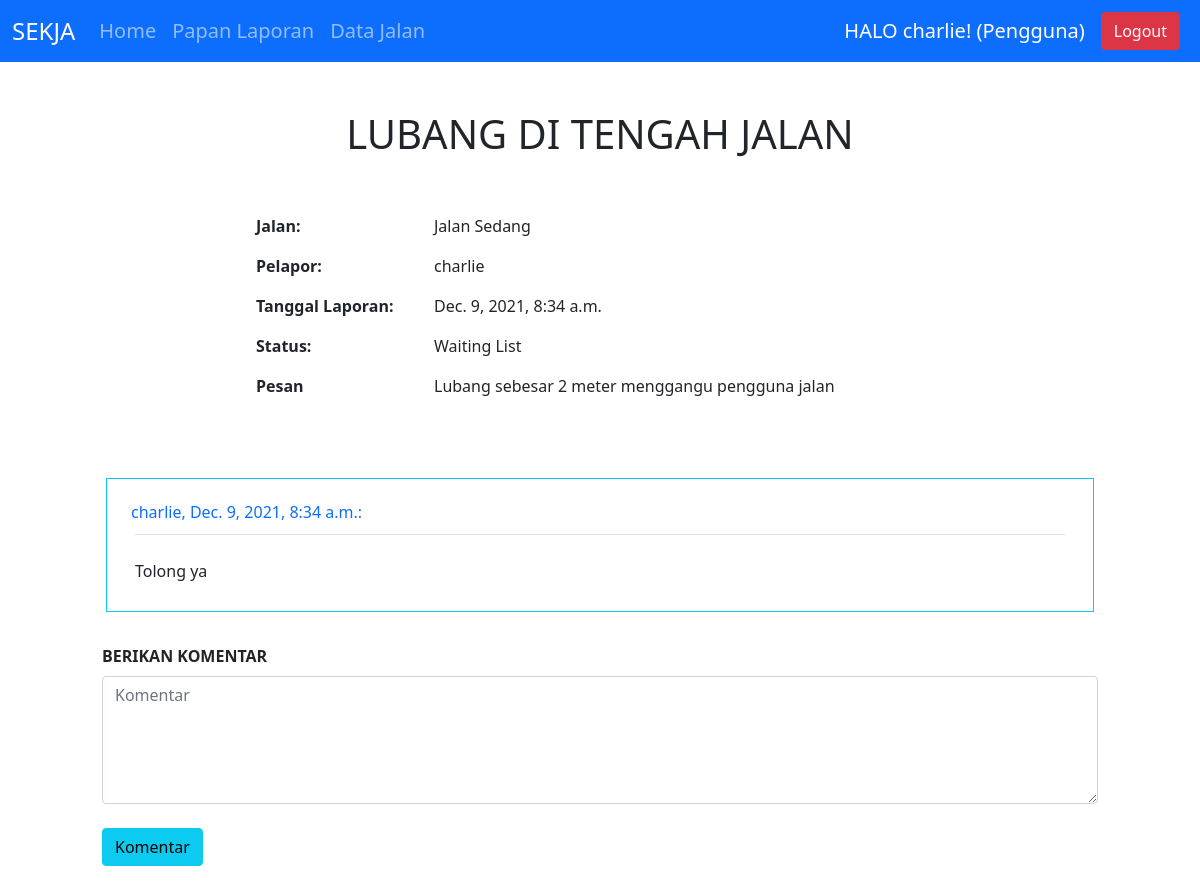
Page /laporan/11 (signed in) on the earlier database version.
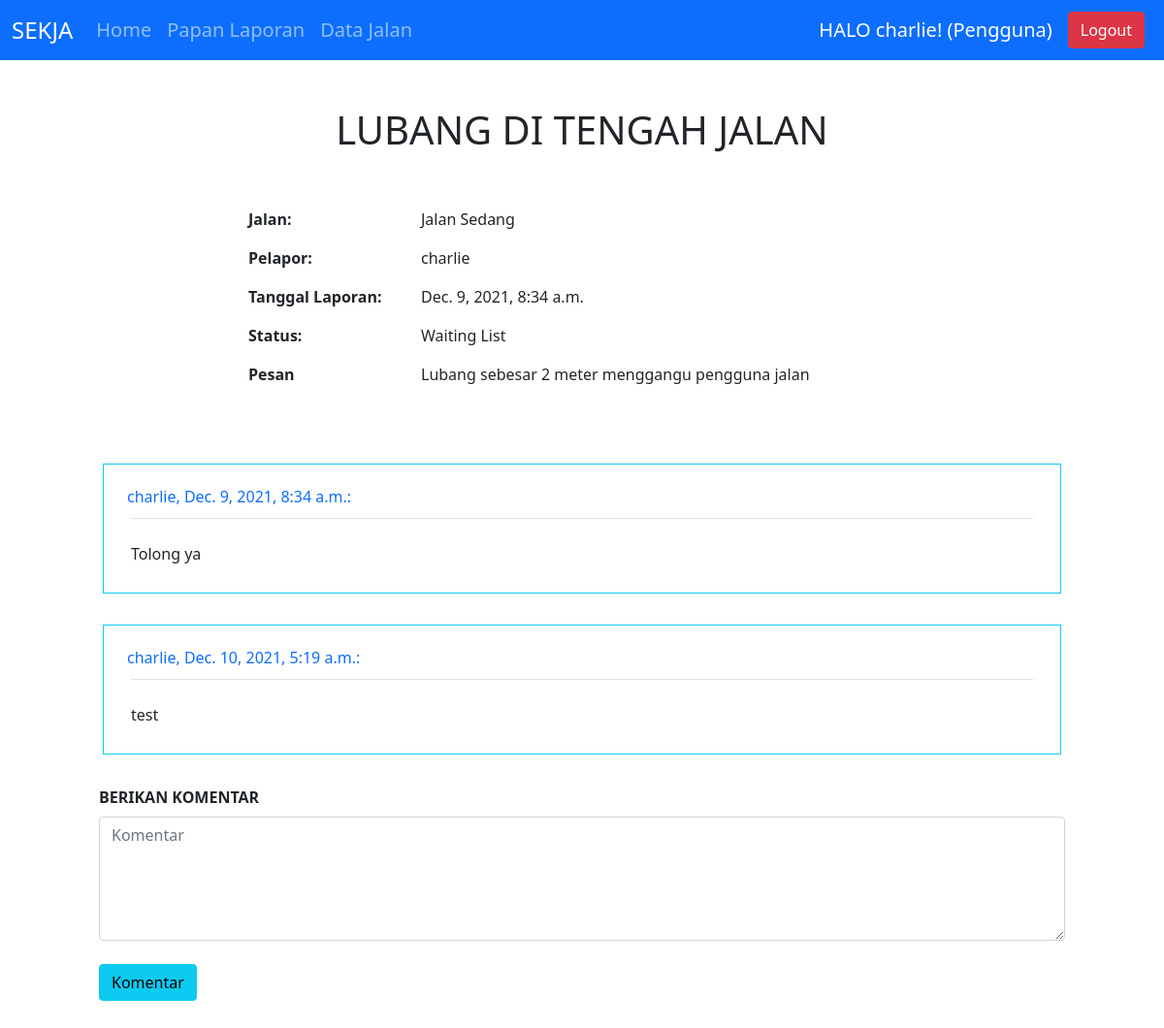
Same page on the later database version.
### sekja/models.py (models this page shows, shortened)
class User(AbstractBaseUser, PermissionsMixin):
   no_KK = models.CharField(max_length=16, unique=True)
   email = models.EmailField(max_length=254, unique=True)
   name = models.CharField(max_length=254, null=False, blank=False)
   is_staff = models.BooleanField(default=False)
   is_superuser = models.BooleanField(default=False)
   is_active = models.BooleanField(default=True)
   last_login = models.DateTimeField(null=True, blank=True)
   date_joined = models.DateTimeField(auto_now_add=True)
   ROLES = (
     (1, 'Admin'),
     (2, 'Pengguna')
    )
   status = models.PositiveSmallIntegerField(blank=False, choices=ROLES, default=2)
   USERNAME_FIELD = 'no_KK' # The name of the field that will serve as unique identifier (which will be the email field for us --> dari source)
   EMAIL_FIELD = 'email' # The name of the field that will be returned when get_email_field_name() is called on a User instance
   REQUIRED_FIELDS = ['email', 'name'] # Required fields besides the password and USERNAME_FIELD when signing up.
   objects = UserManager()
   def __str__(self):
      return f"{self.name}"

class Laporan(models.Model):
   user = models.ForeignKey(User, on_delete=models.CASCADE, related_name="membuat_laporan")
   jalan = models.ForeignKey(Jalan, on_delete=models.CASCADE, related_name="dilaporkan_dalam")
   judul = models.CharField(max_length=32, default="Tanpa Judul", blank=False, null=False)
   tanggal_laporan = models.DateTimeField(auto_now_add=True, null=False)
   LEVEL_STATUS = (
      ('W', 'Waiting List'),
      ('P', 'On Progress'),
      ('S', 'Selesai')
   )
   status = models.CharField(max_length=15, choices=LEVEL_STATUS, default='W', blank=False)
   pesan = models.CharField(max_length=512)

class Jalan(models.Model):
   nama_jalan = models.CharField(max_length=60, null=True)
   LEVEL_TIPE_JALAN = (
      ('V', 'Kelas V'),
      ('IV', 'Kelas IV'),
      ('III', 'Kelas III'),
      ('II', 'Kelas II'),
      ('I', 'Kelas I'),
   )
   tipe_jalan = models.CharField(max_length=10, choices=LEVEL_TIPE_JALAN)
   LEVEL_KONDISI_TROTOAR = (
      ('0', 'Skala 0'),
      ('1', 'Skala 1'),
      ('2', 'Skala 2'),
      ('3', 'Skala 3'),
   )
   kondisi_trotoar = models.CharField(max_length=10, choices=LEVEL_KONDISI_TROTOAR)
   LEVEL_KONDISI_PENERANGAN = (
      ('1', 'Skala 1'),
      ('2', 'Skala 2'),
      ('3', 'Skala 3'),
   )
   kondisi_penerangan = models.CharField(max_length=10, choices=LEVEL_KONDISI_PENERANGAN)
   LEVEL_KONDISI_JALAN = (
      ('1', 'Skala 1'),
      ('2', 'Skala 2'),
      ('3', 'Skala 3'),
      ('4', 'Skala 4'),
      ('5', 'Skala 5'),
   )
   kondisi_jalan = models.CharField(max_length=10, choices=LEVEL_KONDISI_JALAN)
   jalan_sekitar = models.ManyToManyField("self", related_name="berdekatan", symmetrical=True, blank=True)
   def __str__(self):
      return f"{self.nama_jalan}"

class Komentar(models.Model):
   laporan = models.ForeignKey(Laporan, on_delete=models.CASCADE, related_name="komentar")
   author = models.ForeignKey(User, on_delete=models.CASCADE, related_name="berkomentar", null=True)
   tanggal = models.DateTimeField(auto_now_add=True, null=False)
   komentar = models.CharField(max_length=512, null=False)

### sekja/views.py (the view, shortened to what this page needs)
# urls.py: path("laporan/<int:laporan_id>", views.laporan, name="laporan"),
@login_required(login_url='login')
def laporan(request, laporan_id):
   laporan = Laporan.objects.get(id=laporan_id)
   komentar = laporan.komentar.all()
   form = KomentarForm()
   return render(request, "sekja/laporan.html", {
      "laporan": laporan,
      "Komentar": komentar,
      "form": form,
      "user_status": "Admin" if request.user.status == 1 else "Pengguna",
   })

### sekja/forms.py
class KomentarForm(forms.Form):
   komentar = forms.CharField(max_length=256, widget=forms.Textarea(attrs={'class': 'form-control mt-2', 'style': 'height: 8rem;', 'placeholder': 'Komentar'}), label='')

### sekja/templates/sekja/laporan.html (shortened to what this page needs)
{% load static %}
<!DOCTYPE html>
<html lang="en">
<head>
   <link rel="stylesheet" href="{% static 'bootstrap-5.0.2-dist/css/bootstrap.min.css' %}">
</head>
<body>
   <nav class="navbar navbar-expand-lg navbar-dark bg-primary sticky-top">
      <div class="container-fluid">
         <a class="navbar-brand" style="font-size: 24px;">SEKJA</a>
         <div class="collapse navbar-collapse" id="navbarSupportedContent" style="font-size: 20px;">
            <ul class="navbar-nav me-auto mb-2 mb-lg-0">
               <li class="nav-item">
                  <a class="nav-link" aria-current="page" href="{% url 'index' %}">Home</a>
               </li>
               <li class="nav-item">
                  <a class="nav-link" aria-current="page" href="{% url 'papan_laporan' %}">Papan Laporan</a>
               </li>
               <li class="nav-item">
                  <a class="nav-link" aria-current="page" href="{% url 'jalan' %}">Data Jalan</a>
               </li>
            </ul>
         </div>
         {% if not request.user.is_authenticated %}
            <a href="{% url 'login' %}" class="btn btn-success me-2">Login</a>
            <a href="{% url 'register' %}" class="btn btn-light me-2">Register</a>
         {% else %}
            <a class="navbar-brand">HALO {{ request.user.name }}! ({{ user_status }})</a>
            <a href="{% url 'logout' %}" class="btn btn-danger me-2">Logout</a>
         {% endif %}
      </div>
   </nav>
   <div class="komentar-container container p-5">
      <div class="row text-center text-uppercase mb-5">
         <h1>{{ laporan.judul }}</h1>
      </div>
      <div class="row">
         <div class="col-md-2"></div>
         <div class="col-md-2 col-3"><p><b> Jalan: </b><p></div>
         <div class="col-md-7 col-9"><p> {{ laporan.jalan }} </p></div>
      </div>
      <div class="row">
         <div class="col-md-2"></div>
         <div class="col-md-2 col-3"><p><b> Pelapor: </b><p></div>
         <div class="col-md-7 col-9"><p> {{ laporan.user }} </p></div>
      </div>
      <div class="row">
         <div class="col-md-2"></div>
         <div class="col-md-2 col-3"><p><b> Tanggal Laporan: </b><p></div>
         <div class="col-md-7 col-9"><p> {{ laporan.tanggal_laporan }} </p></div>
      </div>
      <div class="row">
         <div class="col-md-2"></div>
         <div class="col-md-2 col-3"><p><b> Status: </b><p></div>
         <div class="col-md-7 col-9"><p>
            {% if laporan.status == "W" %}
               Waiting List
            {% elif laporan.status == "P" %}
               On Progress
            {% elif laporan.status == "S" %}
               Selesai
            {% endif %}
         </p></div>
      </div>
      <div class="row">
         <div class="col-md-2"></div>
         <div class="col-md-2 col-3"><p><b> Pesan </b><p></div>
         <div class="col-md-7 col-9"><p> {{ laporan.pesan }} </p></div>
      </div>
      <div class="row mt-5">
         <div class="lg-md-6">
            <div class="container Komentar-container">
               {% for komentar in Komentar %}
               <div class="row p-3">
                  <div class="container komentar-container border border-info p-4">
                     {% if komentar.author.status == 1 %}
                        <div class="row text-danger"><h6>(Admin) {{ komentar.author.name }}, {{ komentar.tanggal }}:</h6></div>
                     {% elif komentar.author.status == 2 %}
                        <div class="row text-primary"><h6>{{ komentar.author.name }}, {{ komentar.tanggal }}:</h6></div>
                     {% endif %}
                     <div class="row m-1 border-top pt-4">{{ komentar.komentar }}</div>
                  </div>
               </div>
               {% endfor %}
            </div>
            <div class="container buat-komentar-container mt-3">
               <b>BERIKAN KOMENTAR</b>
               <form action="{% url 'laporan' laporan.id %}" method="POST">
                  {{ form }}
                  <input class="btn btn-info mt-4" type="submit" value="Komentar">
               </form>
            </div>
         </div>
      </div>
   </div>
</body>
</html>

Differences in the rows shown:
added Komentar: author.name "charlie", tanggal "Dec. 10, 2021, 5:19 a.m.", komentar "test"
